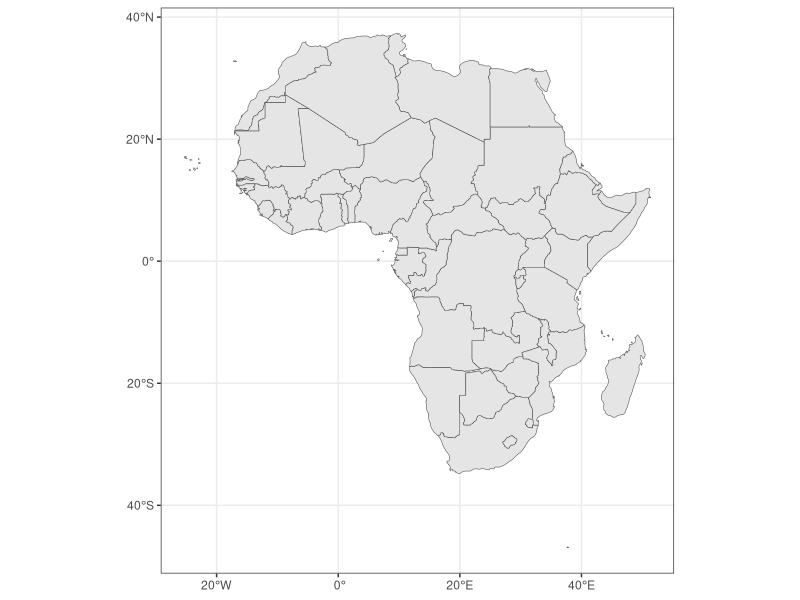
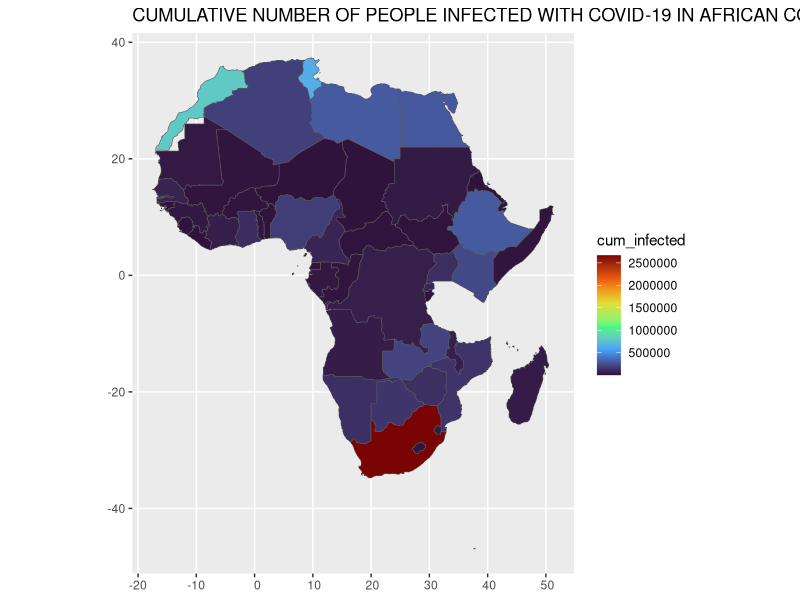

Source code (R) for these figures, in order:
library(tidyverse)
install.packages("sf")
library(sf)
install.packages("rnaturalearthdata")
install.packages("viridisLite")
library(viridisLite)
library(rnaturalearth)
library(rnaturalearthdata)
? scale_fill_viridis_c
install.packages("worldmap")
rld <-  ne_countries(scale = 'medium', type = 'map_units', returnclass = "sf")
head(rld[c("name", "continent")])
afrique <- rld[rld$continent == "Africa",]
ggplot() + geom_sf(data = afrique) + theme_bw()
hybrid <- read_csv("hybrid.csv")
afriking <- hybrid %>%
  filter(!COUNTRY_NAME == "Tanzania", year == 2021, mois == "Aug", day == 20) %>%
  mutate(ISO = fct_recode(ISO, "CAF" = "CAR")) %>%
  select(ISO, COUNTRY_NAME, population, cum_infected)
afrTogether <- afriking %>%
  left_join(afrique, c("ISO" = "iso_a3")) %>%
  select(ISO, COUNTRY_NAME, population, cum_infected, geometry)
ggplot(afrTogether)+
  geom_sf(aes(geometry = geometry, fill = cum_infected)) +

  labs(
    title = "CUMULATIVE NUMBER OF PEOPLE INFECTED WITH COVID-19 IN AFRICAN COUNTRIES")+
  scale_fill_viridis_c(option = "H")
getwd()
